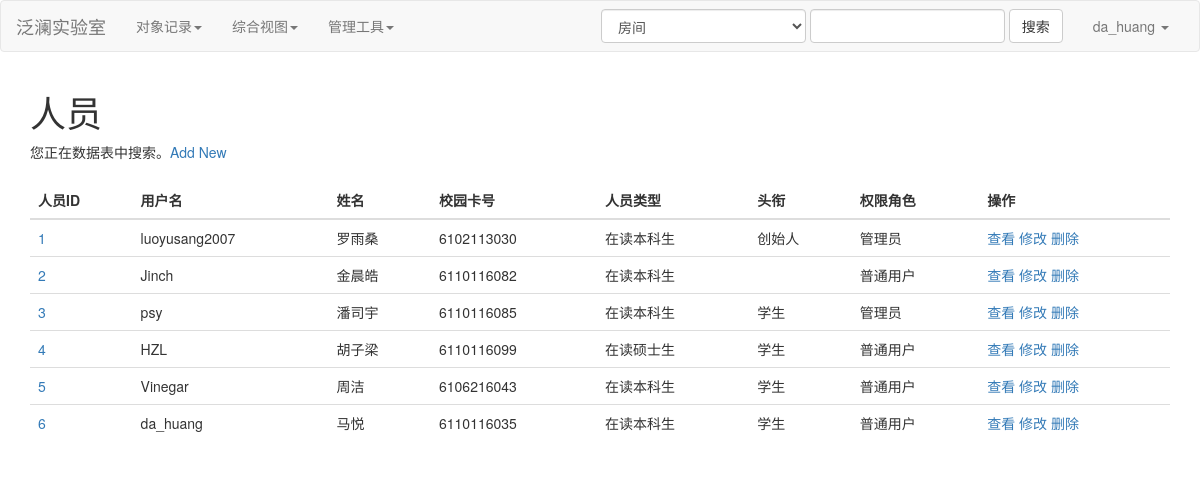
/tmplt_based_ui/search?b_name=o_persons (signed in), run on the app's committed database.
### tables this page shows
CREATE TABLE "o_persons" (
  "person_id" INTEGER PRIMARY KEY AUTOINCREMENT,
  "username",
  "password",
  "type" TEXT,
  "title",
  "auth_role" TEXT DEFAULT app_user,
  "name" TEXT,
  "school_card_number" TEXT,
  "cell_number" TEXT,
  "email",
  "qq_number",
  "status" INTEGER,
  UNIQUE ("username" ASC)
);

### main.py (the view)
@app.route('/tmplt_based_ui/search', methods=['GET'])
def t_base_search():
    logined_person_id = session.get('logined_person_id')
    user_info_dict = get_user_info_dict(logined_person_id)
    db = get_db()
    cur = db.cursor()
    b_name=request.args.get('b_name')
    bsns_table_dict = bsnses.getFomatdDict(b_name)
    query_sql_str = bsnses.createQuerySQL(b_name, read_auth_role = user_info_dict.get('auth_role'), filters_list = [], id = None)
    query_result = cur.execute(query_sql_str).fetchall()
    for row_index in range(len(query_result)):
        for key in list(query_result[row_index].keys()):
            if bsns_table_dict['$COLU'][key].get('$DISP_show_in_brief_view') == False :
                query_result[row_index].pop(key)
    for row_index in range(len(query_result)):
        for key, val in query_result[row_index].items():
            content_displacer = bsns_table_dict['$COLU'][key]['$DISP_displacer']
            if type(content_displacer) == dict: # if there is a displacer
                origin_result= query_result[row_index][key]
                if content_displacer. __contains__(origin_result):
                    query_result[row_index][key] = content_displacer[origin_result]
            if query_result[row_index][key] == None:
                query_result[row_index][key] = ''
    cur.close()
    return render_template('search.htm',user_info_dict = user_info_dict,bsns_table_dict = bsns_table_dict, query_result = query_result)

### findb/data_stru.py (called while the page is built)
    def getFomatdDict(self, t_name = None):
        if t_name:
            return self.formatted_dict[t_name]
        else:
            return self.formatted_dict

### main.py (called while the page is built)
def get_db():
    db = getattr(g, '_database', None)
    if db is None:
        db = g._database = sqlite3.connect(DATABASE)
        def make_dicts(cursor, row):
            return dict((cursor.description[idx][0], value)
                        for idx, value in enumerate(row)     )
        db.row_factory = make_dicts
    return db

def get_user_info_dict(person_id):
    if person_id == 0:
        return { 'logined' : False}
    else:
        db = get_db()
        cur = db.cursor()
        query_sql_str = bsnses.createQuerySQL('o_persons', read_auth_role = 'admin', filters_list = [], id = person_id)
        query_result = cur.execute(query_sql_str).fetchall()
        cur.close()
        query_result[0]['logined'] = True
        return query_result[0]

@app.teardown_appcontext
def close_connection(exception):
    db = getattr(g, '_database', None)
    if db is not None:
        db.close()

### templates/search.htm (shortened to what this page needs)
{% extends 'base/base.htm' %}
{% block main %}
<div class="container" style = "overflow-x:auto;">
    <h1>{{bsns_table_dict['$DISP_name']['ZH']}}</h1>
    {% if bsns_table_dict['$TYPE'] == 'table' %}
        您正在数据表中搜索。<a href = "/tmplt_based_ui/target_insert_form?b_name={{bsns_table_dict['$TBNM']}}" >Add New</a>
    {% elif bsns_table_dict['$TYPE'] == 'view'%}
        您正在视图中搜索。
    {% else %}
        Error!
    {% endif %}
    <div id = "message_div">&nbsp;</div>
    {% if query_result|length > 0 %}
        <table class = "table">
        <thead>
            <tr>
            {% for column_name in query_result[0].keys() %}
                <th>{{bsns_table_dict['$COLU'][column_name]['$DISP_name']['ZH']}}</th>
            {% endfor %}
            <th>操作</th>
            </tr>
        </thead>
        <tbody>
    {% for row in query_result %}
        <tr >
        {% set ns = namespace(id_val = 0) %}
        {% for key,value in row.items() %}
            {% if bsns_table_dict['$PMKY'] == key %}
                {% set ns.id_val = value %}
            <td><a href = "target_scope?id={{value}}&b_name={{bsns_table_dict['$TBNM']}}">{{value}} </a></td>
            {% else %}
            <td>{{value}} </td>
            {% endif %}
        {% endfor %}
            <td>
                <a href = "target_scope?id={{ns.id_val}}&b_name={{bsns_table_dict['$TBNM']}}"> 查看 </a>
                <a href = "target_update_form?id={{ns.id_val}}&b_name={{bsns_table_dict['$TBNM']}}"> 修改 </a>
                <a href = "#" data-toggle="modal" data-target="#delModal"   onclick = "id_to_del = {{ns.id_val}}"> 删除 </a>
            </td>
        </tr>
    {% endfor %}
    </tbody>
    </table>
    {% else %}
        <p>查找结果为空。</p>
    {% endif %}
</div>
{% endblock %}

### templates/base/include/nav.htm (shortened to what this page needs)
    <nav class="navbar navbar-default">
        <div class="container-fluid">
            <div class="navbar-header">
                <a class="navbar-brand" href="/">{{config['G_AppName']}}</a>
            </div>
            <div class="collapse navbar-collapse" id="bs-example-navbar-collapse-1">
                <ul class="nav navbar-nav">
                    <li class="dropdown">
                        <a href="#" class="dropdown-toggle" data-toggle="dropdown"
                            role="button" aria-haspopup="true" aria-expanded="false">对象记录<span class="caret"></span></a>
                    </li>
                    <li class="dropdown">
                        <a href="#" class="dropdown-toggle" data-toggle="dropdown"
                           role="button" aria-haspopup="true" aria-expanded="false">综合视图<span class="caret"></span></a>
                    </li>
                    <li class="dropdown">
                        <a href="#" class="dropdown-toggle" data-toggle="dropdown"
                           role="button" aria-haspopup="true" aria-expanded="false">管理工具<span class="caret"></span></a>
                    </li>
                </ul>
                <ul class="nav navbar-nav navbar-right">
                    <li class="dropdown">
                        <a href="#" class="dropdown-toggle" data-toggle="dropdown" role="button" aria-haspopup="true" aria-expanded="false">
                            {% if user_info_dict['logined'] == True%}
                                {{user_info_dict['username']}}
                            {% else %}
                                未登录
                            {% endif %}
                            <span class="caret"></span>
                        </a>
                    </li>
                </ul>
                <form class="navbar-form navbar-right" action="/tmplt_based_ui/search" method="get">
                            <select class = "form-control" name = b_name>
                                {%  for key, val in config['G_bsnses_dict'].items() %}
                                    <option value = "{{key}}">{{val['$DISP_name']['ZH']}}</option>
                                {% endfor %}
                            </select>
                            <input type="text" class="form-control" name = "search_key_word">
                            <button class="btn btn-default" >搜索</button>
                </form>
            </div>
        </div>
    </nav>

### data on the page
o_persons: username "da_huang", row "6", name "马悦", school_card_number "6110116035", row "在读本科生" "学生" "普通用户"
o_persons: row "1", username "luoyusang2007", name "罗雨桑", school_card_number "6102113030", row "在读本科生" "创始人" "管理员"
o_persons: row "2", username "Jinch", name "金晨皓", school_card_number "6110116082", row "在读本科生" "普通用户"
o_persons: row "3", username "psy", name "潘司宇", school_card_number "6110116085", row "在读本科生" "学生" "管理员"
o_persons: row "4", username "HZL", name "胡子梁", school_card_number "6110116099", row "在读硕士生" "学生" "普通用户"
o_persons: row "5", username "Vinegar", name "周洁", school_card_number "6106216043", row "在读本科生" "学生" "普通用户"

### other printed values
{{ config['G_AppName'] }} "泛澜实验室"
{{ bsns_table_dict['$DISP_name']['ZH'] }} "人员"
{{ bsns_table_dict['$COLU'][column_name]['$DISP_name']['ZH'] }} "人员ID" "用户名" "姓名" "校园卡号" "人员类型" "头衔" "权限角色"
form field b_name "房间"
